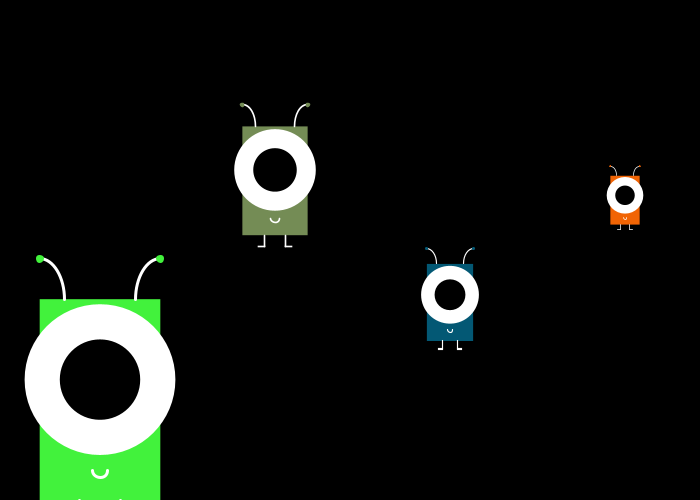
Frame 1 (no input)
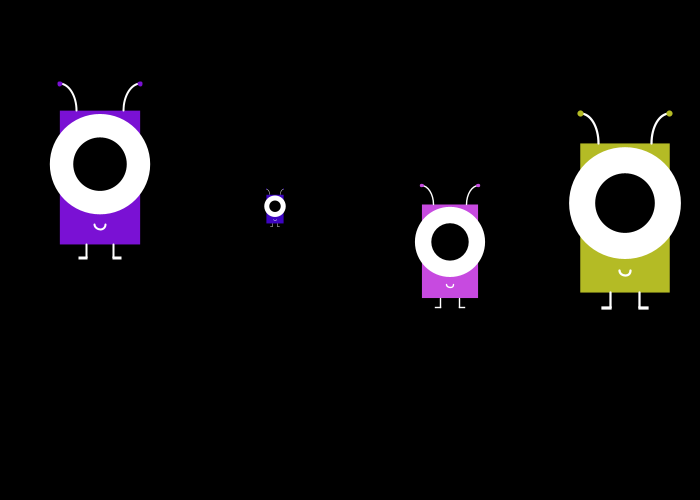
Frame 2 (the mouse pressed at the canvas centre, redrawn once)

The Processing sketch that drew these frames (run headless with seeded random() and noise(); the mouse was pressed at the canvas centre and the sketch redrawn once):

// Processing sketch: processing_54101
// ── processing_54101.pde

float interval;


void setup()
{
  size(700, 500);
  smooth();
  noLoop();
  interval = width/4.0;
}


void draw()
{
  background(0);

  for (int i=100; i<width; i+= interval)
  {
    float scaled = random(0.10, 1.5);

    float c1 = 255;
    float r = random(255);
    float g = random(255);
    float b = random(255);

    littlered(i, random(height/4, height*0.75), color(r, g, b), scaled);
  }

  //  littlered(random(100, 300), height/4, color(c1, g, b), scaled);
  //  littlered(width/2, height/2, color(r, c1, b), scaled);
  //  littlered(width*.75, random(height/2, 400), color(r, g, c1), scaled);
}

void littlered(float x, float y, color c, float s)
{
  pushMatrix();
  translate(x, y);

  scale(s);


  noStroke();
  fill(c);

  //body
  rect(-60, -40, 120, 200);

  //eye white
  fill(255);

  ellipse(0, 40, 150, 150);
  //eye center
  fill(0);
  ellipse(0, 40, 80, 80);


  //legs
  strokeWeight(3);
  stroke(255);
  line(-20, 160, -20, 180);
  line(20, 160, 20, 180);
  rect(20, 180, 10, 1);
  rect(-30, 180, 10, 1);

  //smile
  stroke(255);
  noFill();
  arc(0, 130, 15, 15, 0, PI);

  //antennae
  strokeCap(ROUND);
  noFill();
  arc(-60, -40, 50, 80, TWO_PI-PI/2, TWO_PI);
  arc(60, -40, 50, 80, PI, radians(270));
  stroke(c);
  fill(c);
  ellipse(-60, -80, 5, 5);
  ellipse(60, -80, 5, 5);

  popMatrix();
}

void mousePressed()
{
 redraw(); 
}
